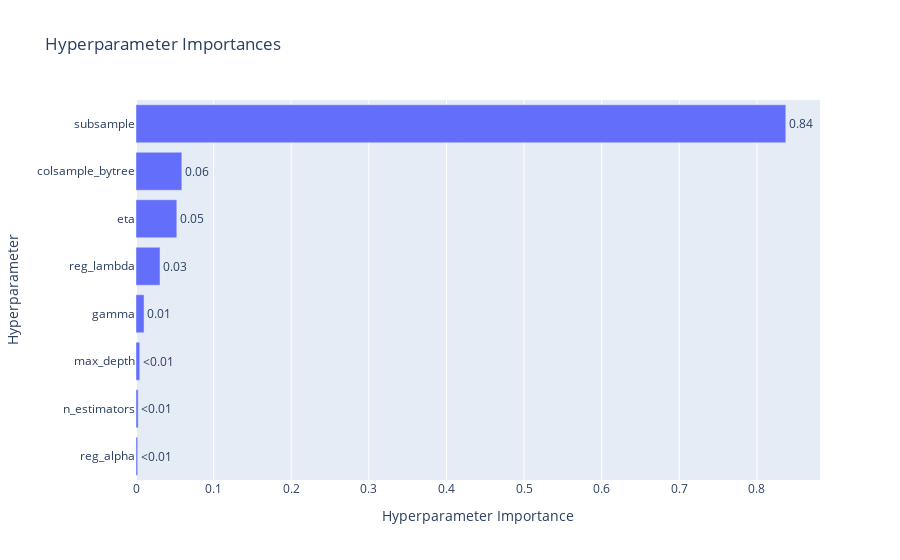

Notebook cell for this chart:
### Code cell
optuna.visualization.plot_param_importances(xgb_study)

### Figure 1 — Plotly figure (JSON) as saved in the notebook; plotly's stock layout.template omitted (floating-point values rounded to 4 significant figures)
{"data": [{"cliponaxis": false, "hovertemplate": ["reg_alpha (FloatDistribution): 0.0021967771579725556<extra></extra>", "n_estimators (IntDistribution): 0.0028286048534703545<extra></extra>", "max_depth (IntDistribution): 0.00486875675161762<extra></extra>", "gamma (FloatDistribution): 0.010382456886335073<extra></extra>", "reg_lambda (FloatDistribution): 0.030953053454106892<extra></extra>", "eta (FloatDistribution): 0.05256131587323347<extra></extra>", "colsample_bytree (FloatDistribution): 0.05904363336229462<extra></extra>", "subsample (FloatDistribution): 0.8371654016609695<extra></extra>"], "name": "Objective Value", "orientation": "h", "text": ["<0.01", "<0.01", "<0.01", "0.01", "0.03", "0.05", "0.06", "0.84"], "textposition": "outside", "type": "bar", "x": [0.002197, 0.002829, 0.004869, 0.01038, 0.03095, 0.05256, 0.05904, 0.8372], "y": ["reg_alpha", "n_estimators", "max_depth", "gamma", "reg_lambda", "eta", "colsample_bytree", "subsample"]}], "layout": {"title": {"text": "Hyperparameter Importances"}, "xaxis": {"title": {"text": "Hyperparameter Importance"}}, "yaxis": {"title": {"text": "Hyperparameter"}}}}
